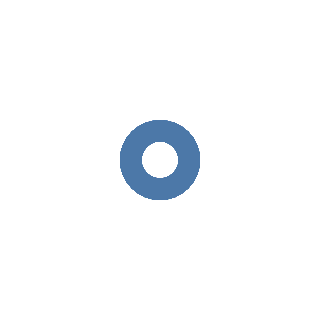

Source (notebook cell):
### Code cell
chart = alt.Chart(data)
chart.mark_point()

### Figure 1 — Vega-Lite specification as saved in the notebook (floating-point values rounded to 4 significant figures)
{"config": {"view": {"continuousWidth": 400, "continuousHeight": 300}}, "data": {"name": "data-efb118a596414209273349a1035cf5d7"}, "mark": "point", "$schema": "https://vega.github.io/schema/vega-lite/v4.8.1.json", "datasets": {"data-efb118a596414209273349a1035cf5d7": [{"Country/Other": "Albania", "Total Cases": 334084, "Total Deaths": 3595, "Total Recovered": 328800.0, "Active Cases": 1687.0, "Tot Cases/ 1M pop": 116553, "Deaths/ 1M pop": 1254, "Total Tests": 1941032, "Tests/ 1M pop": 677173, "Population": 2866374}, {"Country/Other": "Andorra", "Total Cases": 47781, "Total Deaths": 165, "Total Recovered": 47560.0, "Active Cases": 53.0, "Tot Cases/ 1M pop": 616824, "Deaths/ 1M pop": 2130, "Total Tests": 249838, "Tests/ 1M pop": 3225256, "Population": 77463}, {"Country/Other": "Austria", "Total Cases": 5747540, "Total Deaths": 21589, "Total Recovered": 5702000.0, "Active Cases": 23610.0, "Tot Cases/ 1M pop": 633917, "Deaths/ 1M pop": 2381, "Total Tests": 205247898, "Tests/ 1M pop": 22637528, "Population": 9066710}, {"Country/Other": "Belarus", "Total Cases": 994037, "Total Deaths": 7118, "Total Recovered": 985600.0, "Active Cases": 1327.0, "Tot Cases/ 1M pop": 105381, "Deaths/ 1M pop": 755, "Total Tests": 13646641, "Tests/ 1M pop": 1446722, "Population": 9432800}, {"Country/Other": "Belgium", "Total Cases": 4686147, "Total Deaths": 33478, "Total Recovered": 4631000.0, "Active Cases": 21670.0, "Tot Cases/ 1M pop": 401614, "Deaths/ 1M pop": 2869, "Total Tests": 36481740, "Tests/ 1M pop": 3126574, "Population": 11668278}, {"Country/Other": "Bosnia and Herzegovina", "Total Cases": 401232, "Total Deaths": 16244, "Total Recovered": 379000.0, "Active Cases": 5992.0, "Tot Cases/ 1M pop": 123482, "Deaths/ 1M pop": 4999, "Total Tests": 1883616, "Tests/ 1M pop": 579696, "Population": 3249317}, {"Country/Other": "Bulgaria", "Total Cases": 1294604, "Total Deaths": 38154, "Total Recovered": 1253000.0, "Active Cases": 3445.0, "Tot Cases/ 1M pop": 189142, "Deaths/ 1M pop": 5574, "Total Tests": 10952860, "Tests/ 1M pop": 1600220, "Population": 6844597}, {"Country/Other": "Channel Islands", "Total Cases": 100846, "Total Deaths": 220, "Total Recovered": 100300.0, "Active Cases": 348.0, "Tot Cases/ 1M pop": 571485, "Deaths/ 1M pop": 1247, "Total Tests": 1252808, "Tests/ 1M pop": 7099551, "Population": 176463}, {"Country/Other": "Croatia", "Total Cases": 1266749, "Total Deaths": 17790, "Total Recovered": 1248000.0, "Active Cases": 1085.0, "Tot Cases/ 1M pop": 312062, "Deaths/ 1M pop": 4383, "Total Tests": 5457095, "Tests/ 1M pop": 1344348, "Population": 4059286}, {"Country/Other": "Czechia", "Total Cases": 4586086, "Total Deaths": 42269, "Total Recovered": 4538000.0, "Active Cases": 6262.0, "Tot Cases/ 1M pop": 427138, "Deaths/ 1M pop": 3937, "Total Tests": 56853138, "Tests/ 1M pop": 5295174, "Population": 10736784}, {"Country/Other": "Denmark", "Total Cases": 3171515, "Total Deaths": 7982, "Total Recovered": 3161000.0, "Active Cases": 2880.0, "Tot Cases/ 1M pop": 543538, "Deaths/ 1M pop": 1368, "Total Tests": 129094301, "Tests/ 1M pop": 22124320, "Population": 5834950}, {"Country/Other": "Estonia", "Total Cases": 613206, "Total Deaths": 2896, "Total Recovered": 525000.0, "Active Cases": 85320.0, "Tot Cases/ 1M pop": 463879, "Deaths/ 1M pop": 2191, "Total Tests": 3648199, "Tests/ 1M pop": 2759794, "Population": 1321910}, {"Country/Other": "Faeroe Islands", "Total Cases": 34658, "Total Deaths": 28, "Total Recovered": null, "Active Cases": null, "Tot Cases/ 1M pop": 703959, "Deaths/ 1M pop": 569, "Total Tests": 778000, "Tests/ 1M pop": 15802409, "Population": 49233}, {"Country/Other": "Finland", "Total Cases": 1449824, "Total Deaths": 8557, "Total Recovered": 1433000.0, "Active Cases": 7885.0, "Tot Cases/ 1M pop": 260996, "Deaths/ 1M pop": 1540, "Total Tests": 12007701, "Tests/ 1M pop": 2161618, "Population": 5554960}, {"Country/Other": "France", "Total Cases": 39467281, "Total Deaths": 163644, "Total Recovered": 39110000.0, "Active Cases": 196900.0, "Tot Cases/ 1M pop": 601777, "Deaths/ 1M pop": 2495, "Total Tests": 271490188, "Tests/ 1M pop": 4139547, "Population": 65584518}, {"Country/Other": "Germany", "Total Cases": 37649808, "Total Deaths": 164391, "Total Recovered": 37170000.0, "Active Cases": 315700.0, "Tot Cases/ 1M pop": 448834, "Deaths/ 1M pop": 1960, "Total Tests": 122332384, "Tests/ 1M pop": 1458359, "Population": 83883596}, {"Country/Other": "Gibraltar", "Total Cases": 20379, "Total Deaths": 111, "Total Recovered": 16580.0, "Active Cases": 3689.0, "Tot Cases/ 1M pop": 604646, "Deaths/ 1M pop": 3293, "Total Tests": 534283, "Tests/ 1M pop": 15852213, "Population": 33704}, {"Country/Other": "Greece", "Total Cases": 5548487, "Total Deaths": 34779, "Total Recovered": 5514000.0, "Active Cases": 0.0, "Tot Cases/ 1M pop": 537819, "Deaths/ 1M pop": 3371, "Total Tests": 102228365, "Tests/ 1M pop": 9909078, "Population": 10316637}, {"Country/Other": "Hungary", "Total Cases": 2191200, "Total Deaths": 48629, "Total Recovered": 2134000.0, "Active Cases": 8597.0, "Tot Cases/ 1M pop": 228101, "Deaths/ 1M pop": 5062, "Total Tests": 11394556, "Tests/ 1M pop": 1186160, "Population": 9606259}, {"Country/Other": "Iceland", "Total Cases": 208539, "Total Deaths": 229, "Total Recovered": null, "Active Cases": null, "Tot Cases/ 1M pop": 603773, "Deaths/ 1M pop": 663, "Total Tests": 1996384, "Tests/ 1M pop": 5780036, "Population": 345393}, {"Country/Other": "Ireland", "Total Cases": 1699347, "Total Deaths": 8431, "Total Recovered": 1679000.0, "Active Cases": 12230.0, "Tot Cases/ 1M pop": 338502, "Deaths/ 1M pop": 1679, "Total Tests": 12962679, "Tests/ 1M pop": 2582105, "Population": 5020199}, {"Country/Other": "Isle of Man", "Total Cases": 38008, "Total Deaths": 116, "Total Recovered": null, "Active Cases": null, "Tot Cases/ 1M pop": 443335, "Deaths/ 1M pop": 1353, "Total Tests": 150753, "Tests/ 1M pop": 1758422, "Population": 85732}, {"Country/Other": "Italy", "Total Cases": 25363742, "Total Deaths": 185993, "Total Recovered": 24820000.0, "Active Cases": 353600.0, "Tot Cases/ 1M pop": 420886, "Deaths/ 1M pop": 3086, "Total Tests": 264182282, "Tests/ 1M pop": 4383839, "Population": 60262770}, {"Country/Other": "Latvia", "Total Cases": 975035, "Total Deaths": 6203, "Total Recovered": 968300.0, "Active Cases": 541.0, "Tot Cases/ 1M pop": 527377, "Deaths/ 1M pop": 3355, "Total Tests": 7854953, "Tests/ 1M pop": 4248591, "Population": 1848837}, {"Country/Other": "Liechtenstein", "Total Cases": 21319, "Total Deaths": 88, "Total Recovered": 21210.0, "Active Cases": 20.0, "Tot Cases/ 1M pop": 555370, "Deaths/ 1M pop": 2292, "Total Tests": 112457, "Tests/ 1M pop": 2929559, "Population": 38387}, {"Country/Other": "Lithuania", "Total Cases": 1293703, "Total Deaths": 9525, "Total Recovered": 1278000.0, "Active Cases": 5738.0, "Tot Cases/ 1M pop": 486042, "Deaths/ 1M pop": 3579, "Total Tests": 10337843, "Tests/ 1M pop": 3883913, "Population": 2661708}, {"Country/Other": "Luxembourg", "Total Cases": 297757, "Total Deaths": 1133, "Total Recovered": 289000.0, "Active Cases": 7633.0, "Tot Cases/ 1M pop": 463528, "Deaths/ 1M pop": 1764, "Total Tests": 4412567, "Tests/ 1M pop": 6869188, "Population": 642371}, {"Country/Other": "Malta", "Total Cases": 116882, "Total Deaths": 822, "Total Recovered": 115300.0, "Active Cases": 735.0, "Tot Cases/ 1M pop": 263228, "Deaths/ 1M pop": 1851, "Total Tests": 2105916, "Tests/ 1M pop": 4742702, "Population": 444033}, {"Country/Other": "Moldova", "Total Cases": 597598, "Total Deaths": 11947, "Total Recovered": 504100.0, "Active Cases": 81510.0, "Tot Cases/ 1M pop": 148909, "Deaths/ 1M pop": 2977, "Total Tests": 3216305, "Tests/ 1M pop": 801437, "Population": 4013171}, {"Country/Other": "Monaco", "Total Cases": 16040, "Total Deaths": 65, "Total Recovered": 15950.0, "Active Cases": 24.0, "Tot Cases/ 1M pop": 403187, "Deaths/ 1M pop": 1634, "Total Tests": 78646, "Tests/ 1M pop": 1976875, "Population": 39783}, {"Country/Other": "Montenegro", "Total Cases": 285773, "Total Deaths": 2794, "Total Recovered": 282500.0, "Active Cases": 527.0, "Tot Cases/ 1M pop": 455089, "Deaths/ 1M pop": 4449, "Total Tests": 2690571, "Tests/ 1M pop": 4284690, "Population": 627950}, {"Country/Other": "Netherlands", "Total Cases": 8578818, "Total Deaths": 22989, "Total Recovered": 8535000.0, "Active Cases": 20840.0, "Tot Cases/ 1M pop": 498437, "Deaths/ 1M pop": 1336, "Total Tests": 25984435, "Tests/ 1M pop": 1509718, "Population": 17211447}, {"Country/Other": "North Macedonia", "Total Cases": 346297, "Total Deaths": 9633, "Total Recovered": 336500.0, "Active Cases": 204.0, "Tot Cases/ 1M pop": 166385, "Deaths/ 1M pop": 4628, "Total Tests": 2213883, "Tests/ 1M pop": 1063700, "Population": 2081304}, {"Country/Other": "Norway", "Total Cases": 1477205, "Total Deaths": 4571, "Total Recovered": 1471000.0, "Active Cases": 1809.0, "Tot Cases/ 1M pop": 268029, "Deaths/ 1M pop": 829, "Total Tests": 11002430, "Tests/ 1M pop": 1996315, "Population": 5511370}, {"Country/Other": "Poland", "Total Cases": 6374645, "Total Deaths": 118675, "Total Recovered": 5336000.0, "Active Cases": 920000.0, "Tot Cases/ 1M pop": 168910, "Deaths/ 1M pop": 3145, "Total Tests": 38070118, "Tests/ 1M pop": 1008753, "Population": 37739785}, {"Country/Other": "Portugal", "Total Cases": 5557941, "Total Deaths": 25805, "Total Recovered": 5529000.0, "Active Cases": 2865.0, "Tot Cases/ 1M pop": 548090, "Deaths/ 1M pop": 2545, "Total Tests": 45879317, "Tests/ 1M pop": 4524333, "Population": 10140570}, {"Country/Other": "Romania", "Total Cases": 3319680, "Total Deaths": 67504, "Total Recovered": 3245000.0, "Active Cases": 7595.0, "Tot Cases/ 1M pop": 174432, "Deaths/ 1M pop": 3547, "Total Tests": 26244526, "Tests/ 1M pop": 1379017, "Population": 19031335}, {"Country/Other": "Russia", "Total Cases": 21876336, "Total Deaths": 394569, "Total Recovered": 21290000.0, "Active Cases": 188500.0, "Tot Cases/ 1M pop": 150037, "Deaths/ 1M pop": 2706, "Total Tests": 273400000, "Tests/ 1M pop": 1875095, "Population": 145805947}, {"Country/Other": "San Marino", "Total Cases": 23290, "Total Deaths": 121, "Total Recovered": 23030.0, "Active Cases": 135.0, "Tot Cases/ 1M pop": 683292, "Deaths/ 1M pop": 3550, "Total Tests": 157634, "Tests/ 1M pop": 4624732, "Population": 34085}, {"Country/Other": "Serbia", "Total Cases": 2462353, "Total Deaths": 17630, "Total Recovered": 2429000.0, "Active Cases": 16100.0, "Tot Cases/ 1M pop": 284566, "Deaths/ 1M pop": 2037, "Total Tests": 12040278, "Tests/ 1M pop": 1391454, "Population": 8653016}, {"Country/Other": "Slovakia", "Total Cases": 1860315, "Total Deaths": 20894, "Total Recovered": 1839000.0, "Active Cases": 747.0, "Tot Cases/ 1M pop": 340705, "Deaths/ 1M pop": 3827, "Total Tests": 7384670, "Tests/ 1M pop": 1352456, "Population": 5460193}, {"Country/Other": "Slovenia", "Total Cases": 1318939, "Total Deaths": 7039, "Total Recovered": 1304000.0, "Active Cases": 8053.0, "Tot Cases/ 1M pop": 634705, "Deaths/ 1M pop": 3387, "Total Tests": 2818352, "Tests/ 1M pop": 1356259, "Population": 2078034}, {"Country/Other": "Spain", "Total Cases": 13711251, "Total Deaths": 117759, "Total Recovered": 13520000.0, "Active Cases": 70640.0, "Tot Cases/ 1M pop": 293483, "Deaths/ 1M pop": 2521, "Total Tests": 471036328, "Tests/ 1M pop": 10082298, "Population": 46719142}, {"Country/Other": "Sweden", "Total Cases": 2687840, "Total Deaths": 22610, "Total Recovered": 2637000.0, "Active Cases": 27910.0, "Tot Cases/ 1M pop": 263025, "Deaths/ 1M pop": 2213, "Total Tests": 19369173, "Tests/ 1M pop": 1895413, "Population": 10218971}, {"Country/Other": "Switzerland", "Total Cases": 4384899, "Total Deaths": 14451, "Total Recovered": 4352000.0, "Active Cases": 18300.0, "Tot Cases/ 1M pop": 499781, "Deaths/ 1M pop": 1647, "Total Tests": 23318743, "Tests/ 1M pop": 2657819, "Population": 8773637}, {"Country/Other": "UK", "Total Cases": 24243393, "Total Deaths": 202157, "Total Recovered": 23950000.0, "Active Cases": 91330.0, "Tot Cases/ 1M pop": 353929, "Deaths/ 1M pop": 2951, "Total Tests": 522526476, "Tests/ 1M pop": 7628357, "Population": 68497907}, {"Country/Other": "Ukraine", "Total Cases": 5364322, "Total Deaths": 110920, "Total Recovered": 5248000.0, "Active Cases": 5894.0, "Tot Cases/ 1M pop": 124197, "Deaths/ 1M pop": 2568, "Total Tests": 32603805, "Tests/ 1M pop": 754855, "Population": 43192122}]}}
